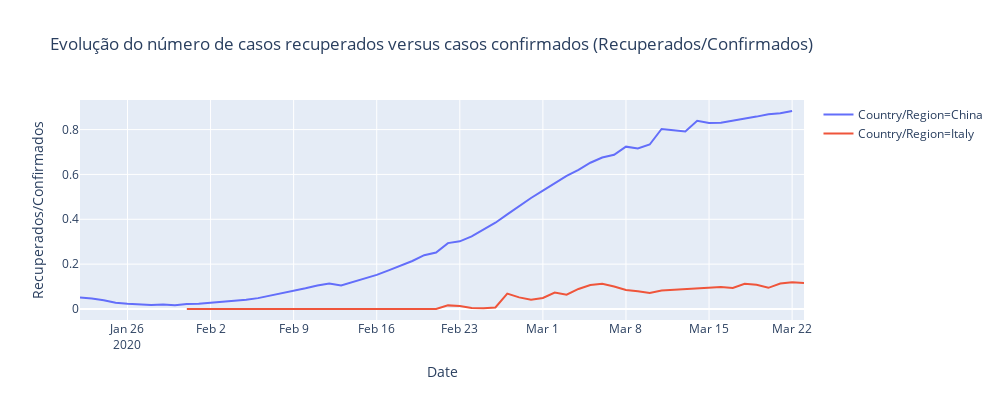

Here is the notebook cell this chart was saved with:
### Code cell
temp['Recuperados/Confirmados'] = temp['Recovered']/temp['Confirmed']

fig = px.line(temp, x="Date", y="Recuperados/Confirmados", color='Country/Region',  height=400,width=1000,
             title='Evolução do número de casos recuperados versus casos confirmados (Recuperados/Confirmados)')
fig.show()

### Figure 1 — Plotly figure (JSON) as saved in the notebook; plotly's stock layout.template omitted (floating-point values rounded to 4 significant figures)
{"data": [{"hoverlabel": {"namelength": 0}, "hovertemplate": "Country/Region=China<br>Date=%{x}<br>Recuperados/Confirmados=%{y}", "legendgroup": "Country/Region=China", "line": {"color": "#636efa", "dash": "solid"}, "mode": "lines", "name": "Country/Region=China", "showlegend": true, "type": "scatter", "x": ["2020-01-22", "2020-01-23", "2020-01-24", "2020-01-25", "2020-01-26", "2020-01-27", "2020-01-28", "2020-01-29", "2020-01-30", "2020-01-31", "2020-02-01", "2020-02-02", "2020-02-03", "2020-02-04", "2020-02-05", "2020-02-06", "2020-02-07", "2020-02-08", "2020-02-09", "2020-02-10", "2020-02-11", "2020-02-12", "2020-02-13", "2020-02-14", "2020-02-15", "2020-02-16", "2020-02-17", "2020-02-18", "2020-02-19", "2020-02-20", "2020-02-21", "2020-02-22", "2020-02-23", "2020-02-24", "2020-02-25", "2020-02-26", "2020-02-27", "2020-02-28", "2020-02-29", "2020-03-01", "2020-03-02", "2020-03-03", "2020-03-04", "2020-03-05", "2020-03-06", "2020-03-07", "2020-03-08", "2020-03-09", "2020-03-10", "2020-03-11", "2020-03-12", "2020-03-13", "2020-03-14", "2020-03-15", "2020-03-16", "2020-03-17", "2020-03-18", "2020-03-19", "2020-03-20", "2020-03-21", "2020-03-22"], "xaxis": "x", "y": [0.05119, 0.04695, 0.0393, 0.02788, 0.02376, 0.02026, 0.01838, 0.01977, 0.01662, 0.02201, 0.02303, 0.02788, 0.03118, 0.03559, 0.04082, 0.04849, 0.05858, 0.07051, 0.08122, 0.09222, 0.1046, 0.1142, 0.1045, 0.1197, 0.1366, 0.1521, 0.172, 0.1915, 0.2141, 0.2399, 0.252, 0.2938, 0.3017, 0.3238, 0.3559, 0.3848, 0.4219, 0.4588, 0.495, 0.5277, 0.5623, 0.5934, 0.6206, 0.652, 0.6755, 0.6875, 0.7238, 0.7156, 0.7334, 0.8025, 0.7973, 0.7913, 0.839, 0.8291, 0.8305, 0.8396, 0.8466, 0.8578, 0.8684, 0.8733, 0.8828], "yaxis": "y"}, {"hoverlabel": {"namelength": 0}, "hovertemplate": "Country/Region=Italy<br>Date=%{x}<br>Recuperados/Confirmados=%{y}", "legendgroup": "Country/Region=Italy", "line": {"color": "#EF553B", "dash": "solid"}, "mode": "lines", "name": "Country/Region=Italy", "showlegend": true, "type": "scatter", "x": ["2020-01-31", "2020-02-07", "2020-02-21", "2020-02-22", "2020-02-23", "2020-02-24", "2020-02-25", "2020-02-26", "2020-02-27", "2020-02-28", "2020-02-29", "2020-03-01", "2020-03-02", "2020-03-03", "2020-03-04", "2020-03-05", "2020-03-06", "2020-03-07", "2020-03-08", "2020-03-09", "2020-03-10", "2020-03-11", "2020-03-14", "2020-03-16", "2020-03-17", "2020-03-18", "2020-03-19", "2020-03-20", "2020-03-21", "2020-03-22", "2020-03-23"], "xaxis": "x", "y": [0, 0, 0, 0.01613, 0.0129, 0.004367, 0.003106, 0.006623, 0.0687, 0.0518, 0.04078, 0.049, 0.07318, 0.06395, 0.08935, 0.1073, 0.1128, 0.1001, 0.08434, 0.07894, 0.07134, 0.08287, 0.0937, 0.09825, 0.09335, 0.1127, 0.1082, 0.09443, 0.1133, 0.1188, 0.1163], "yaxis": "y"}], "layout": {"height": 400, "legend": {"tracegroupgap": 0}, "title": {"text": "Evolução do número de casos recuperados versus casos confirmados (Recuperados/Confirmados)"}, "width": 1000, "xaxis": {"anchor": "y", "autorange": true, "domain": [0, 1], "range": ["2020-01-22", "2020-03-23"], "title": {"text": "Date"}, "type": "date"}, "yaxis": {"anchor": "x", "autorange": true, "domain": [0, 1], "range": [-0.04904, 0.9319], "title": {"text": "Recuperados/Confirmados"}, "type": "linear"}}}
